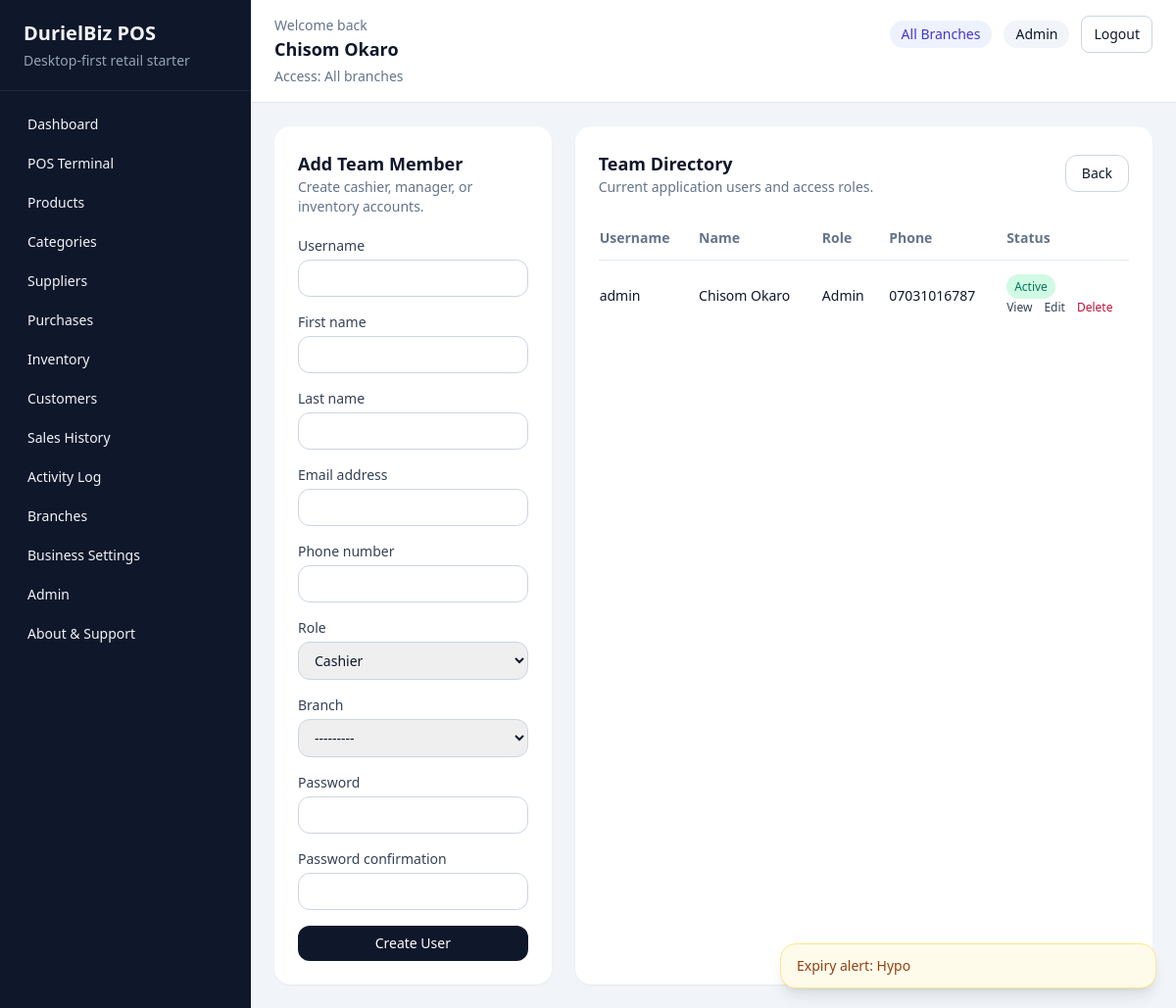
Screenshot of /accounts/users/ (signed in) with the database file from the repository.
### accounts/models.py (models this page shows, shortened)
class User(AbstractUser):
    class Role(models.TextChoices):
        ADMIN = "admin", "Admin"
        MANAGER = "manager", "Manager"
        CASHIER = "cashier", "Cashier"
        INVENTORY = "inventory", "Inventory Officer"
    role = models.CharField(max_length=20, choices=Role.choices, default=Role.CASHIER)
    phone_number = models.CharField(max_length=20, blank=True)
    branch = models.ForeignKey(
        "reports.Branch",
        on_delete=models.SET_NULL,
        related_name="users",
        null=True,
        blank=True,
    )

### accounts/views.py (the view, shortened to what this page needs)
# urls.py: path("users/", user_management, name="user-management"),
@login_required
@role_required(User.Role.ADMIN)
def user_management(request):
    form = StaffUserCreationForm(request.POST or None)
    context = {
        "form": form,
        "users": paginate_queryset(request, User.objects.order_by("username"), per_page=10),
    }
    return render(request, "accounts/user_management.html", context)

### accounts/forms.py (shortened to what this page needs)
class StaffUserCreationForm(UserCreationForm):
    def __init__(self, *args, **kwargs):
        super().__init__(*args, **kwargs)
        self.fields["branch"].queryset = Branch.objects.filter(is_active=True).order_by("name")
        for field in self.fields.values():
            field.widget.attrs["class"] = "mt-1 w-full rounded-xl border border-slate-300 px-3 py-2 text-sm"
    class Meta(UserCreationForm.Meta):
        model = User
        fields = ("username", "first_name", "last_name", "email", "phone_number", "role", "branch")

### accounts/permissions.py (called while the page is built)
def role_required(*allowed_roles):
    def decorator(view_func):
        @wraps(view_func)
        def _wrapped_view(request, *args, **kwargs):
            if not request.user.is_authenticated:
                return redirect("accounts:login")
            if request.user.role not in allowed_roles:
                messages.error(request, "You do not have permission to access that page.")
                return redirect(get_role_home_url(request.user))
            if request.user.role != User.Role.ADMIN and not getattr(request.user, "branch_id", None):
                messages.error(request, "Your account is not assigned to a branch.")
                return redirect("accounts:logout")
            return view_func(request, *args, **kwargs)
        return _wrapped_view
    return decorator

### pos_system/pagination.py (called while the page is built)
def paginate_queryset(request, queryset, *, per_page=10, page_param="page"):
    paginator = Paginator(queryset, per_page)
    page_number = request.GET.get(page_param, 1)
    try:
        page_obj = paginator.page(page_number)
    except PageNotAnInteger:
        page_obj = paginator.page(1)
    except EmptyPage:
        page_obj = paginator.page(paginator.num_pages)
    return page_obj

### reports/context_processors.py (called while the page is built)
def business_settings(request):
    return {"business_settings": BusinessSettings.get_solo()}

### reports/models.py (called while the page is built)
    @classmethod
    def get_solo(cls):
        settings, _ = cls.objects.get_or_create(pk=1)
        return settings

### templates/accounts/user_management.html (shortened to what this page needs)
{% extends "base.html" %}
{% block content %}
    <section class="grid gap-6 lg:grid-cols-3">
        <div class="rounded-2xl bg-white p-6 shadow-sm">
            <div class="mb-5">
                <h3 class="text-lg font-semibold">Add Team Member</h3>
                <p class="text-sm text-slate-500">Create cashier, manager, or inventory accounts.</p>
            </div>
            <form method="post" class="space-y-4">
                {% for field in form %}
                    <div>
                        <label class="block text-sm font-medium text-slate-700">{{ field.label }}</label>
                        {{ field }}
                    </div>
                {% endfor %}
                <button class="w-full rounded-xl bg-slate-900 px-4 py-2 text-sm text-white">Create User</button>
            </form>
        </div>
        <div class="rounded-2xl bg-white p-6 shadow-sm lg:col-span-2">
            <div class="mb-5 flex items-center justify-between">
                <div>
                    <h3 class="text-lg font-semibold">Team Directory</h3>
                    <p class="text-sm text-slate-500">Current application users and access roles.</p>
                </div>
                <a href="{% url 'accounts:admin-center' %}" class="rounded-xl border border-slate-300 px-4 py-2 text-sm">Back</a>
            </div>
            <div class="overflow-x-auto">
                <table class="min-w-full divide-y divide-slate-200 text-sm">
                    <thead>
                        <tr class="text-left text-slate-500">
                            <th class="py-3 pr-4">Username</th>
                            <th class="py-3 pr-4">Name</th>
                            <th class="py-3 pr-4">Role</th>
                            <th class="py-3 pr-4">Phone</th>
                            <th class="py-3">Status</th>
                        </tr>
                    </thead>
                    <tbody class="divide-y divide-slate-100">
                        {% for user in users %}
                            <tr>
                                <td class="py-4 pr-4 font-medium">{{ user.username }}</td>
                                <td class="py-4 pr-4">{{ user.get_full_name|default:"—" }}</td>
                                <td class="py-4 pr-4">{{ user.get_role_display }}</td>
                                <td class="py-4 pr-4">{{ user.phone_number|default:"—" }}</td>
                                <td class="py-4">
                                    <span class="rounded-full px-2 py-1 text-xs {% if user.is_active %}bg-emerald-100 text-emerald-700{% else %}bg-slate-200 text-slate-700{% endif %}">
                                        {% if user.is_active %}Active{% else %}Inactive{% endif %}
                                    </span>
                                    <div class="mt-1 flex gap-3 text-xs">
                                        <a href="{% url 'accounts:user-detail' user.pk %}" class="text-slate-700 hover:underline">View</a>
                                        <a href="{% url 'accounts:user-update' user.pk %}" class="text-slate-700 hover:underline">Edit</a>
                                        <a href="{% url 'accounts:user-delete' user.pk %}" class="text-rose-700 hover:underline">Delete</a>
                                    </div>
                                </td>
                            </tr>
                        {% empty %}
                            <tr>
                                <td colspan="5" class="py-10 text-center text-slate-500">No users found.</td>
                            </tr>
                        {% endfor %}
                    </tbody>
                </table>
            </div>
        </div>
    </section>
{% endblock %}

### templates/base.html (shortened to what this page needs)
<!DOCTYPE html>
<html lang="en">
<head>
    <script src="https://cdn.tailwindcss.com"></script>
</head>
<body class="min-h-screen bg-slate-100 text-slate-900">
    <div class="flex min-h-screen">
        <aside class="hidden w-64 bg-slate-900 text-slate-100 lg:block">
            <div class="border-b border-slate-800 px-6 py-5">
                <h1 class="text-xl font-semibold">DurielBiz POS</h1>
                <p class="mt-1 text-sm text-slate-400">Desktop-first retail starter</p>
            </div>
            <nav class="space-y-1 px-4 py-4 text-sm">
                {% if request.user.role == 'admin' or request.user.role == 'cashier' or request.user.role == 'manager' %}
                    <a href="{% url 'reports:dashboard' %}" class="block rounded-lg px-3 py-2 hover:bg-slate-800">Dashboard</a>
                {% endif %}
                {% if request.user.role == 'admin' or request.user.role == 'cashier' %}
                    <a href="{% url 'sales:pos' %}" class="block rounded-lg px-3 py-2 hover:bg-slate-800">POS Terminal</a>
                {% endif %}
                {% if request.user.role == 'admin' or request.user.role == 'inventory' %}
                    <a href="{% url 'products:list' %}" class="block rounded-lg px-3 py-2 hover:bg-slate-800">Products</a>
                    <a href="{% url 'products:category-list' %}" class="block rounded-lg px-3 py-2 hover:bg-slate-800">Categories</a>
                    <a href="{% url 'suppliers:list' %}" class="block rounded-lg px-3 py-2 hover:bg-slate-800">Suppliers</a>
                    <a href="{% url 'purchases:list' %}" class="block rounded-lg px-3 py-2 hover:bg-slate-800">Purchases</a>
                    <a href="{% url 'inventory:overview' %}" class="block rounded-lg px-3 py-2 hover:bg-slate-800">Inventory</a>
                {% endif %}
                {% if request.user.role == 'admin' %}
                    <a href="{% url 'sales:customer-list' %}" class="block rounded-lg px-3 py-2 hover:bg-slate-800">Customers</a>
                    <a href="{% url 'sales:history' %}" class="block rounded-lg px-3 py-2 hover:bg-slate-800">Sales History</a>
                    <a href="{% url 'accounts:activity-log' %}" class="block rounded-lg px-3 py-2 hover:bg-slate-800">Activity Log</a>
                    <a href="{% url 'reports:branch-list' %}" class="block rounded-lg px-3 py-2 hover:bg-slate-800">Branches</a>
                    <a href="{% url 'reports:business-settings' %}" class="block rounded-lg px-3 py-2 hover:bg-slate-800">Business Settings</a>
                    <a href="{% url 'accounts:admin-center' %}" class="block rounded-lg px-3 py-2 hover:bg-slate-800">Admin</a>
                {% endif %}
                <a href="{% url 'accounts:about-support' %}" class="block rounded-lg px-3 py-2 hover:bg-slate-800">About & Support</a>
            </nav>
        </aside>
        <main class="flex-1">
            <header class="border-b border-slate-200 bg-white">
                <div class="flex flex-wrap items-start justify-between gap-4 px-4 py-4 sm:px-6">
                    <div class="flex items-start gap-3">
                        <div>
                        <p class="text-sm text-slate-500">Welcome back</p>
                        <h2 class="text-lg font-semibold">{{ request.user.get_full_name|default:request.user.username }}</h2>
                        <p class="mt-1 text-sm text-slate-500">
                            {% if request.user.role == 'admin' %}
                                Access: All branches
                            {% elif request.user.branch %}
                                Branch: {{ request.user.branch.name }}
                            {% else %}
                                Branch: Not assigned
                            {% endif %}
                        </p>
                    </div>
                    </div>
                    <div class="flex flex-wrap items-center justify-end gap-3 text-sm">
                        {% if request.user.role == 'admin' %}
                            <span class="rounded-full bg-indigo-50 px-3 py-1 text-indigo-700">All Branches</span>
                        {% elif request.user.branch %}
                            <span class="rounded-full bg-emerald-50 px-3 py-1 text-emerald-700">{{ request.user.branch.name }}</span>
                        {% endif %}
                        <span class="rounded-full bg-slate-100 px-3 py-1">{{ request.user.get_role_display|default:"User" }}</span>
                        <form method="post" action="{% url 'accounts:logout' %}">
                            <button class="rounded-lg border border-slate-300 px-3 py-2 hover:bg-slate-50">Logout</button>
                        </form>
                    </div>
                </div>
            </header>
            <div class="px-6 py-6">
                {% block content %}{% endblock %}
            </div>
        </main>
    </div>
    <div id="toastContainer" class="fixed bottom-5 right-5 z-50 flex w-full max-w-sm flex-col gap-3"></div>
</body>
</html>

### rows the page displays
User: user.get_full_name "Chisom Okaro", user.role "Admin", username "admin", get_full_name "Chisom Okaro", role "Admin", phone_number "07031016787", is_active "Active"

### other values shown
{{ field.label }} "Username" "First name" "Last name" "Email address" "Phone number" "Role" "Branch" "Password" "Password confirmation"
